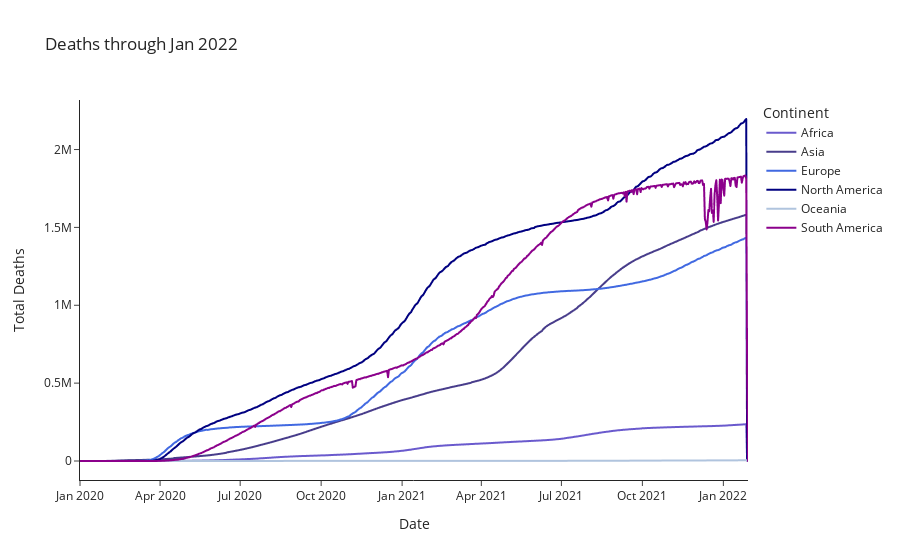

Notebook code cell kept with this figure:
### Code cell
cases_by_continent = px.line(grouped_continent_2022, x = 'Date', y = 'ConfirmedDeaths', color = 'Continent',
                             title = "Deaths through Jan 2022", 
                             color_discrete_sequence = ['slateblue', 'darkslateblue', 'royalblue', 'navy', 'lightsteelblue', 'darkmagenta'],
                             labels = {
                                 'ConfirmedDeaths': "Total Deaths",
                                 'Date': 'Date'
                             },
                             template = 'simple_white')

cases_by_continent.show()

### Figure 1 — Plotly figure (JSON) as saved in the notebook; plotly's stock layout.template omitted (floating-point values rounded to 4 significant figures; data arrays with more than 128 entries replaced by an {"elided": "..."} marker saying what was removed)
{"data": [{"hovertemplate": "Continent=Africa<br>Date=%{x}<br>Total Deaths=%{y}<extra></extra>", "legendgroup": "Africa", "line": {"color": "slateblue", "dash": "solid"}, "marker": {"symbol": "circle"}, "mode": "lines", "name": "Africa", "showlegend": true, "type": "scattergl", "x": {"elided": "760 str values"}, "xaxis": "x", "y": {"elided": "760 int values"}, "yaxis": "y"}, {"hovertemplate": "Continent=Asia<br>Date=%{x}<br>Total Deaths=%{y}<extra></extra>", "legendgroup": "Asia", "line": {"color": "darkslateblue", "dash": "solid"}, "marker": {"symbol": "circle"}, "mode": "lines", "name": "Asia", "showlegend": true, "type": "scattergl", "x": {"elided": "760 str values"}, "xaxis": "x", "y": {"elided": "760 int values"}, "yaxis": "y"}, {"hovertemplate": "Continent=Europe<br>Date=%{x}<br>Total Deaths=%{y}<extra></extra>", "legendgroup": "Europe", "line": {"color": "royalblue", "dash": "solid"}, "marker": {"symbol": "circle"}, "mode": "lines", "name": "Europe", "showlegend": true, "type": "scattergl", "x": {"elided": "760 str values"}, "xaxis": "x", "y": {"elided": "760 int values"}, "yaxis": "y"}, {"hovertemplate": "Continent=North America<br>Date=%{x}<br>Total Deaths=%{y}<extra></extra>", "legendgroup": "North America", "line": {"color": "navy", "dash": "solid"}, "marker": {"symbol": "circle"}, "mode": "lines", "name": "North America", "showlegend": true, "type": "scattergl", "x": {"elided": "760 str values"}, "xaxis": "x", "y": {"elided": "760 int values"}, "yaxis": "y"}, {"hovertemplate": "Continent=Oceania<br>Date=%{x}<br>Total Deaths=%{y}<extra></extra>", "legendgroup": "Oceania", "line": {"color": "lightsteelblue", "dash": "solid"}, "marker": {"symbol": "circle"}, "mode": "lines", "name": "Oceania", "showlegend": true, "type": "scattergl", "x": {"elided": "760 str values"}, "xaxis": "x", "y": {"elided": "760 int values"}, "yaxis": "y"}, {"hovertemplate": "Continent=South America<br>Date=%{x}<br>Total Deaths=%{y}<extra></extra>", "legendgroup": "South America", "line": {"color": "darkmagenta", "dash": "solid"}, "marker": {"symbol": "circle"}, "mode": "lines", "name": "South America", "showlegend": true, "type": "scattergl", "x": {"elided": "760 str values"}, "xaxis": "x", "y": {"elided": "760 int values"}, "yaxis": "y"}], "layout": {"autosize": true, "legend": {"title": {"text": "Continent"}, "tracegroupgap": 0}, "title": {"text": "Deaths through Jan 2022"}, "xaxis": {"anchor": "y", "autorange": true, "domain": [0, 1], "range": ["2020-01-01", "2022-01-29"], "title": {"text": "Date"}, "type": "date"}, "yaxis": {"anchor": "x", "autorange": true, "domain": [0, 1], "range": [-122000.0, 2318000.0], "title": {"text": "Total Deaths"}, "type": "linear"}}}
